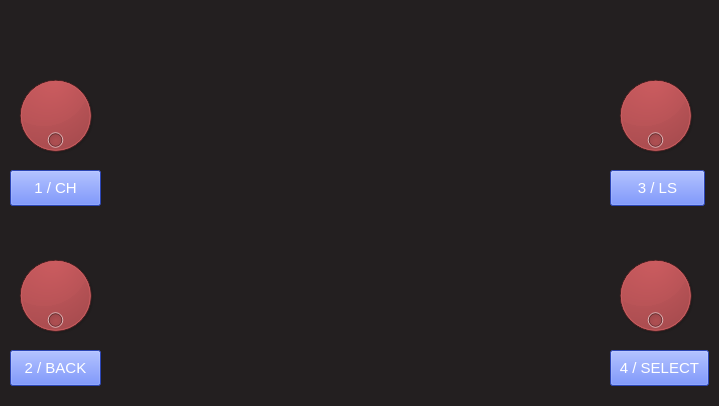
<?xml version="1.0" encoding="UTF-8"?>
<ui version="4.0">
 <class>ZynthianEmubox</class>
 <widget class="QWidget" name="ZynthianEmubox">
  <property name="enabled">
   <bool>true</bool>
  </property>
  <property name="geometry">
   <rect>
    <x>0</x>
    <y>0</y>
    <width>719</width>
    <height>406</height>
   </rect>
  </property>
  <property name="windowTitle">
   <string>Form</string>
  </property>
  <property name="styleSheet">
   <string notr="true">background-color: rgb(35, 31, 32);</string>
  </property>
  <widget class="QWidget" name="gridLayoutWidget">
   <property name="geometry">
    <rect>
     <x>10</x>
     <y>70</y>
     <width>91</width>
     <height>91</height>
    </rect>
   </property>
   <layout class="QGridLayout" name="gridLayout_R1">
    <item row="0" column="1">
     <widget class="QDial" name="rencoder_1">
      <property name="palette">
       <palette>
        <active>
         <colorrole role="Button">
          <brush brushstyle="SolidPattern">
           <color alpha="255">
            <red>185</red>
            <green>12</green>
            <blue>15</blue>
           </color>
          </brush>
         </colorrole>
         <colorrole role="Base">
          <brush brushstyle="SolidPattern">
           <color alpha="255">
            <red>185</red>
            <green>12</green>
            <blue>15</blue>
           </color>
          </brush>
         </colorrole>
         <colorrole role="Window">
          <brush brushstyle="SolidPattern">
           <color alpha="255">
            <red>185</red>
            <green>12</green>
            <blue>15</blue>
           </color>
          </brush>
         </colorrole>
         <colorrole role="Highlight">
          <brush brushstyle="SolidPattern">
           <color alpha="255">
            <red>185</red>
            <green>12</green>
            <blue>15</blue>
           </color>
          </brush>
         </colorrole>
        </active>
        <inactive>
         <colorrole role="Button">
          <brush brushstyle="SolidPattern">
           <color alpha="255">
            <red>185</red>
            <green>12</green>
            <blue>15</blue>
           </color>
          </brush>
         </colorrole>
         <colorrole role="Base">
          <brush brushstyle="SolidPattern">
           <color alpha="255">
            <red>185</red>
            <green>12</green>
            <blue>15</blue>
           </color>
          </brush>
         </colorrole>
         <colorrole role="Window">
          <brush brushstyle="SolidPattern">
           <color alpha="255">
            <red>185</red>
            <green>12</green>
            <blue>15</blue>
           </color>
          </brush>
         </colorrole>
         <colorrole role="Highlight">
          <brush brushstyle="SolidPattern">
           <color alpha="255">
            <red>185</red>
            <green>12</green>
            <blue>15</blue>
           </color>
          </brush>
         </colorrole>
        </inactive>
        <disabled>
         <colorrole role="Button">
          <brush brushstyle="SolidPattern">
           <color alpha="255">
            <red>185</red>
            <green>12</green>
            <blue>15</blue>
           </color>
          </brush>
         </colorrole>
         <colorrole role="Base">
          <brush brushstyle="SolidPattern">
           <color alpha="255">
            <red>185</red>
            <green>12</green>
            <blue>15</blue>
           </color>
          </brush>
         </colorrole>
         <colorrole role="Window">
          <brush brushstyle="SolidPattern">
           <color alpha="255">
            <red>185</red>
            <green>12</green>
            <blue>15</blue>
           </color>
          </brush>
         </colorrole>
         <colorrole role="Highlight">
          <brush brushstyle="SolidPattern">
           <color alpha="255">
            <red>227</red>
            <green>229</green>
            <blue>231</blue>
           </color>
          </brush>
         </colorrole>
        </disabled>
       </palette>
      </property>
      <property name="styleSheet">
       <string notr="true">background-color: rgb(185, 12, 15)</string>
      </property>
      <property name="maximum">
       <number>127</number>
      </property>
      <property name="tracking">
       <bool>true</bool>
      </property>
      <property name="wrapping">
       <bool>true</bool>
      </property>
      <property name="notchTarget">
       <double>3.700000000000000</double>
      </property>
     </widget>
    </item>
   </layout>
  </widget>
  <widget class="QWidget" name="gridLayoutWidget_2">
   <property name="geometry">
    <rect>
     <x>110</x>
     <y>50</y>
     <width>491</width>
     <height>331</height>
    </rect>
   </property>
   <layout class="QGridLayout" name="gridLayout_screen">
    <item row="0" column="0">
     <widget class="QFrame" name="frame_screen">
      <property name="frameShape">
       <enum>QFrame::NoFrame</enum>
      </property>
      <property name="frameShadow">
       <enum>QFrame::Raised</enum>
      </property>
     </widget>
    </item>
   </layout>
  </widget>
  <widget class="QWidget" name="gridLayoutWidget_3">
   <property name="geometry">
    <rect>
     <x>10</x>
     <y>250</y>
     <width>91</width>
     <height>91</height>
    </rect>
   </property>
   <layout class="QGridLayout" name="gridLayout_R2">
    <item row="0" column="0">
     <widget class="QDial" name="rencoder_2">
      <property name="palette">
       <palette>
        <active>
         <colorrole role="Button">
          <brush brushstyle="SolidPattern">
           <color alpha="255">
            <red>185</red>
            <green>12</green>
            <blue>15</blue>
           </color>
          </brush>
         </colorrole>
         <colorrole role="Base">
          <brush brushstyle="SolidPattern">
           <color alpha="255">
            <red>185</red>
            <green>12</green>
            <blue>15</blue>
           </color>
          </brush>
         </colorrole>
         <colorrole role="Window">
          <brush brushstyle="SolidPattern">
           <color alpha="255">
            <red>185</red>
            <green>12</green>
            <blue>15</blue>
           </color>
          </brush>
         </colorrole>
         <colorrole role="Highlight">
          <brush brushstyle="SolidPattern">
           <color alpha="255">
            <red>185</red>
            <green>12</green>
            <blue>15</blue>
           </color>
          </brush>
         </colorrole>
        </active>
        <inactive>
         <colorrole role="Button">
          <brush brushstyle="SolidPattern">
           <color alpha="255">
            <red>185</red>
            <green>12</green>
            <blue>15</blue>
           </color>
          </brush>
         </colorrole>
         <colorrole role="Base">
          <brush brushstyle="SolidPattern">
           <color alpha="255">
            <red>185</red>
            <green>12</green>
            <blue>15</blue>
           </color>
          </brush>
         </colorrole>
         <colorrole role="Window">
          <brush brushstyle="SolidPattern">
           <color alpha="255">
            <red>185</red>
            <green>12</green>
            <blue>15</blue>
           </color>
          </brush>
         </colorrole>
         <colorrole role="Highlight">
          <brush brushstyle="SolidPattern">
           <color alpha="255">
            <red>185</red>
            <green>12</green>
            <blue>15</blue>
           </color>
          </brush>
         </colorrole>
        </inactive>
        <disabled>
         <colorrole role="Button">
          <brush brushstyle="SolidPattern">
           <color alpha="255">
            <red>185</red>
            <green>12</green>
            <blue>15</blue>
           </color>
          </brush>
         </colorrole>
         <colorrole role="Base">
          <brush brushstyle="SolidPattern">
           <color alpha="255">
            <red>185</red>
            <green>12</green>
            <blue>15</blue>
           </color>
          </brush>
         </colorrole>
         <colorrole role="Window">
          <brush brushstyle="SolidPattern">
           <color alpha="255">
            <red>185</red>
            <green>12</green>
            <blue>15</blue>
           </color>
          </brush>
         </colorrole>
         <colorrole role="Highlight">
          <brush brushstyle="SolidPattern">
           <color alpha="255">
            <red>227</red>
            <green>229</green>
            <blue>231</blue>
           </color>
          </brush>
         </colorrole>
        </disabled>
       </palette>
      </property>
      <property name="styleSheet">
       <string notr="true">background-color: rgb(185, 12, 15)</string>
      </property>
      <property name="maximum">
       <number>127</number>
      </property>
      <property name="wrapping">
       <bool>true</bool>
      </property>
      <property name="notchesVisible">
       <bool>false</bool>
      </property>
     </widget>
    </item>
   </layout>
  </widget>
  <widget class="QWidget" name="gridLayoutWidget_6">
   <property name="geometry">
    <rect>
     <x>10</x>
     <y>170</y>
     <width>91</width>
     <height>36</height>
    </rect>
   </property>
   <layout class="QGridLayout" name="gridLayout_B1">
    <item row="0" column="0">
     <widget class="QPushButton" name="switch_1">
      <property name="sizePolicy">
       <sizepolicy hsizetype="Minimum" vsizetype="Minimum">
        <horstretch>0</horstretch>
        <verstretch>0</verstretch>
       </sizepolicy>
      </property>
      <property name="baseSize">
       <size>
        <width>0</width>
        <height>0</height>
       </size>
      </property>
      <property name="font">
       <font>
        <pointsize>11</pointsize>
        <weight>50</weight>
        <bold>false</bold>
       </font>
      </property>
      <property name="styleSheet">
       <string notr="true">background-color: rgb(60, 96, 255);
color: rgb(255, 255, 255);</string>
      </property>
      <property name="text">
       <string>1 / CH</string>
      </property>
      <property name="iconSize">
       <size>
        <width>64</width>
        <height>64</height>
       </size>
      </property>
      <property name="flat">
       <bool>false</bool>
      </property>
     </widget>
    </item>
   </layout>
  </widget>
  <widget class="QWidget" name="gridLayoutWidget_7">
   <property name="geometry">
    <rect>
     <x>10</x>
     <y>350</y>
     <width>91</width>
     <height>36</height>
    </rect>
   </property>
   <layout class="QGridLayout" name="gridLayout_B2">
    <item row="0" column="0">
     <widget class="QPushButton" name="switch_2">
      <property name="sizePolicy">
       <sizepolicy hsizetype="Minimum" vsizetype="Minimum">
        <horstretch>0</horstretch>
        <verstretch>0</verstretch>
       </sizepolicy>
      </property>
      <property name="baseSize">
       <size>
        <width>0</width>
        <height>0</height>
       </size>
      </property>
      <property name="font">
       <font>
        <pointsize>11</pointsize>
        <weight>50</weight>
        <bold>false</bold>
       </font>
      </property>
      <property name="styleSheet">
       <string notr="true">background-color: rgb(60, 96, 255);
color: rgb(255, 255, 255);</string>
      </property>
      <property name="text">
       <string>2 / BACK</string>
      </property>
      <property name="iconSize">
       <size>
        <width>64</width>
        <height>64</height>
       </size>
      </property>
     </widget>
    </item>
   </layout>
  </widget>
  <widget class="QWidget" name="gridLayoutWidget_4">
   <property name="geometry">
    <rect>
     <x>610</x>
     <y>70</y>
     <width>91</width>
     <height>91</height>
    </rect>
   </property>
   <layout class="QGridLayout" name="gridLayout_R3">
    <item row="0" column="0">
     <widget class="QDial" name="rencoder_3">
      <property name="palette">
       <palette>
        <active>
         <colorrole role="Button">
          <brush brushstyle="SolidPattern">
           <color alpha="255">
            <red>185</red>
            <green>12</green>
            <blue>15</blue>
           </color>
          </brush>
         </colorrole>
         <colorrole role="Base">
          <brush brushstyle="SolidPattern">
           <color alpha="255">
            <red>185</red>
            <green>12</green>
            <blue>15</blue>
           </color>
          </brush>
         </colorrole>
         <colorrole role="Window">
          <brush brushstyle="SolidPattern">
           <color alpha="255">
            <red>185</red>
            <green>12</green>
            <blue>15</blue>
           </color>
          </brush>
         </colorrole>
         <colorrole role="Highlight">
          <brush brushstyle="SolidPattern">
           <color alpha="255">
            <red>185</red>
            <green>12</green>
            <blue>15</blue>
           </color>
          </brush>
         </colorrole>
        </active>
        <inactive>
         <colorrole role="Button">
          <brush brushstyle="SolidPattern">
           <color alpha="255">
            <red>185</red>
            <green>12</green>
            <blue>15</blue>
           </color>
          </brush>
         </colorrole>
         <colorrole role="Base">
          <brush brushstyle="SolidPattern">
           <color alpha="255">
            <red>185</red>
            <green>12</green>
            <blue>15</blue>
           </color>
          </brush>
         </colorrole>
         <colorrole role="Window">
          <brush brushstyle="SolidPattern">
           <color alpha="255">
            <red>185</red>
            <green>12</green>
            <blue>15</blue>
           </color>
          </brush>
         </colorrole>
         <colorrole role="Highlight">
          <brush brushstyle="SolidPattern">
           <color alpha="255">
            <red>185</red>
            <green>12</green>
            <blue>15</blue>
           </color>
          </brush>
         </colorrole>
        </inactive>
        <disabled>
         <colorrole role="Button">
          <brush brushstyle="SolidPattern">
           <color alpha="255">
            <red>185</red>
            <green>12</green>
            <blue>15</blue>
           </color>
          </brush>
         </colorrole>
         <colorrole role="Base">
          <brush brushstyle="SolidPattern">
           <color alpha="255">
            <red>185</red>
            <green>12</green>
            <blue>15</blue>
           </color>
          </brush>
         </colorrole>
         <colorrole role="Window">
          <brush brushstyle="SolidPattern">
           <color alpha="255">
            <red>185</red>
            <green>12</green>
            <blue>15</blue>
           </color>
          </brush>
         </colorrole>
         <colorrole role="Highlight">
          <brush brushstyle="SolidPattern">
           <color alpha="255">
            <red>227</red>
            <green>229</green>
            <blue>231</blue>
           </color>
          </brush>
         </colorrole>
        </disabled>
       </palette>
      </property>
      <property name="styleSheet">
       <string notr="true">background-color: rgb(185, 12, 15)</string>
      </property>
      <property name="maximum">
       <number>127</number>
      </property>
      <property name="wrapping">
       <bool>true</bool>
      </property>
     </widget>
    </item>
   </layout>
  </widget>
  <widget class="QWidget" name="gridLayoutWidget_8">
   <property name="geometry">
    <rect>
     <x>610</x>
     <y>350</y>
     <width>99</width>
     <height>36</height>
    </rect>
   </property>
   <layout class="QGridLayout" name="gridLayout_B4">
    <item row="0" column="0">
     <widget class="QPushButton" name="switch_4">
      <property name="sizePolicy">
       <sizepolicy hsizetype="Minimum" vsizetype="Minimum">
        <horstretch>0</horstretch>
        <verstretch>0</verstretch>
       </sizepolicy>
      </property>
      <property name="baseSize">
       <size>
        <width>0</width>
        <height>0</height>
       </size>
      </property>
      <property name="font">
       <font>
        <pointsize>11</pointsize>
        <weight>50</weight>
        <bold>false</bold>
       </font>
      </property>
      <property name="styleSheet">
       <string notr="true">background-color: rgb(60, 96, 255);
color: rgb(255, 255, 255);</string>
      </property>
      <property name="text">
       <string>4 / SELECT</string>
      </property>
      <property name="iconSize">
       <size>
        <width>64</width>
        <height>64</height>
       </size>
      </property>
     </widget>
    </item>
   </layout>
  </widget>
  <widget class="QWidget" name="gridLayoutWidget_9">
   <property name="geometry">
    <rect>
     <x>610</x>
     <y>170</y>
     <width>95</width>
     <height>36</height>
    </rect>
   </property>
   <layout class="QGridLayout" name="gridLayout_B3">
    <item row="0" column="0">
     <widget class="QPushButton" name="switch_3">
      <property name="sizePolicy">
       <sizepolicy hsizetype="Minimum" vsizetype="Minimum">
        <horstretch>0</horstretch>
        <verstretch>0</verstretch>
       </sizepolicy>
      </property>
      <property name="baseSize">
       <size>
        <width>0</width>
        <height>0</height>
       </size>
      </property>
      <property name="font">
       <font>
        <pointsize>11</pointsize>
        <weight>50</weight>
        <bold>false</bold>
       </font>
      </property>
      <property name="styleSheet">
       <string notr="true">background-color: rgb(60, 96, 255);
color: rgb(255, 255, 255);</string>
      </property>
      <property name="text">
       <string>3 / LS</string>
      </property>
      <property name="iconSize">
       <size>
        <width>64</width>
        <height>64</height>
       </size>
      </property>
     </widget>
    </item>
   </layout>
  </widget>
  <widget class="QWidget" name="gridLayoutWidget_5">
   <property name="geometry">
    <rect>
     <x>610</x>
     <y>250</y>
     <width>91</width>
     <height>91</height>
    </rect>
   </property>
   <layout class="QGridLayout" name="gridLayout_R4">
    <item row="0" column="0">
     <widget class="QDial" name="rencoder_4">
      <property name="palette">
       <palette>
        <active>
         <colorrole role="Button">
          <brush brushstyle="SolidPattern">
           <color alpha="255">
            <red>185</red>
            <green>12</green>
            <blue>15</blue>
           </color>
          </brush>
         </colorrole>
         <colorrole role="Base">
          <brush brushstyle="SolidPattern">
           <color alpha="255">
            <red>185</red>
            <green>12</green>
            <blue>15</blue>
           </color>
          </brush>
         </colorrole>
         <colorrole role="Window">
          <brush brushstyle="SolidPattern">
           <color alpha="255">
            <red>185</red>
            <green>12</green>
            <blue>15</blue>
           </color>
          </brush>
         </colorrole>
         <colorrole role="Highlight">
          <brush brushstyle="SolidPattern">
           <color alpha="255">
            <red>185</red>
            <green>12</green>
            <blue>15</blue>
           </color>
          </brush>
         </colorrole>
        </active>
        <inactive>
         <colorrole role="Button">
          <brush brushstyle="SolidPattern">
           <color alpha="255">
            <red>185</red>
            <green>12</green>
            <blue>15</blue>
           </color>
          </brush>
         </colorrole>
         <colorrole role="Base">
          <brush brushstyle="SolidPattern">
           <color alpha="255">
            <red>185</red>
            <green>12</green>
            <blue>15</blue>
           </color>
          </brush>
         </colorrole>
         <colorrole role="Window">
          <brush brushstyle="SolidPattern">
           <color alpha="255">
            <red>185</red>
            <green>12</green>
            <blue>15</blue>
           </color>
          </brush>
         </colorrole>
         <colorrole role="Highlight">
          <brush brushstyle="SolidPattern">
           <color alpha="255">
            <red>185</red>
            <green>12</green>
            <blue>15</blue>
           </color>
          </brush>
         </colorrole>
        </inactive>
        <disabled>
         <colorrole role="Button">
          <brush brushstyle="SolidPattern">
           <color alpha="255">
            <red>185</red>
            <green>12</green>
            <blue>15</blue>
           </color>
          </brush>
         </colorrole>
         <colorrole role="Base">
          <brush brushstyle="SolidPattern">
           <color alpha="255">
            <red>185</red>
            <green>12</green>
            <blue>15</blue>
           </color>
          </brush>
         </colorrole>
         <colorrole role="Window">
          <brush brushstyle="SolidPattern">
           <color alpha="255">
            <red>185</red>
            <green>12</green>
            <blue>15</blue>
           </color>
          </brush>
         </colorrole>
         <colorrole role="Highlight">
          <brush brushstyle="SolidPattern">
           <color alpha="255">
            <red>227</red>
            <green>229</green>
            <blue>231</blue>
           </color>
          </brush>
         </colorrole>
        </disabled>
       </palette>
      </property>
      <property name="styleSheet">
       <string notr="true">background-color: rgb(185, 12, 15)</string>
      </property>
      <property name="maximum">
       <number>127</number>
      </property>
      <property name="wrapping">
       <bool>true</bool>
      </property>
     </widget>
    </item>
   </layout>
  </widget>
  <widget class="QWidget" name="widget" native="true">
   <property name="geometry">
    <rect>
     <x>250</x>
     <y>0</y>
     <width>231</width>
     <height>41</height>
    </rect>
   </property>
   <property name="styleSheet">
    <string notr="true">image: url(:/logo/img/zynthian_logo_black.png);</string>
   </property>
  </widget>
 </widget>
 <resources>
  <include location="zynthian_emuface.qrc"/>
 </resources>
 <connections/>
</ui>
